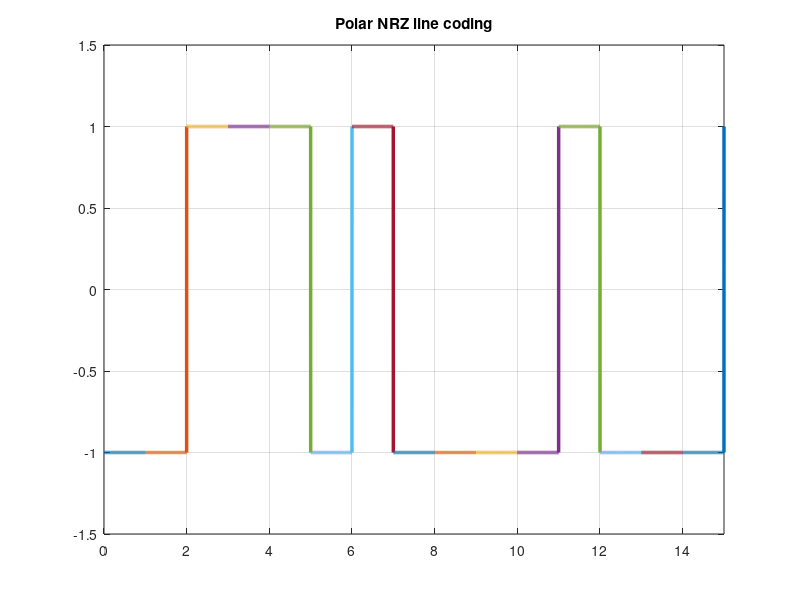

Write MATLAB code to recreate this figure.
X=[0 0 1 1 1 0 1 0 0 0 0 1 0 0 0];

% Polar  not return to zero line coding
% Arguments:
%           X - binary input vector
% Returns:
%          Polar NRZ line coding plot

n = 1;
L = length(X);
X(L+1) = 1;

while n <= length(X)-1
    t  = n-1:0.001:n;
    if X(n) == 0
        if X(n+1) == 0
            y = -(t<n)-(t==n);
        else
            y = -(t<n)+(t==n);
        end
        plot(t, y, 'LineWidth', 2.5)
        title('Polar NRZ line coding')
        grid on
        hold on
        axis([0 length(X)-1 -1.5 1.5]);
    else
        if X(n+1) == 0
            y = (t<n)-1*(t==n);
        else
            y = (t<n)+1*(t==n);
        end
        plot(t, y, 'LineWidth', 2.5)
        title('Polar NRZ line coding')
        grid on
        hold on
        axis([0 length(X)-1 -1.5 1.5]);
    end
    n = n+1;
end
